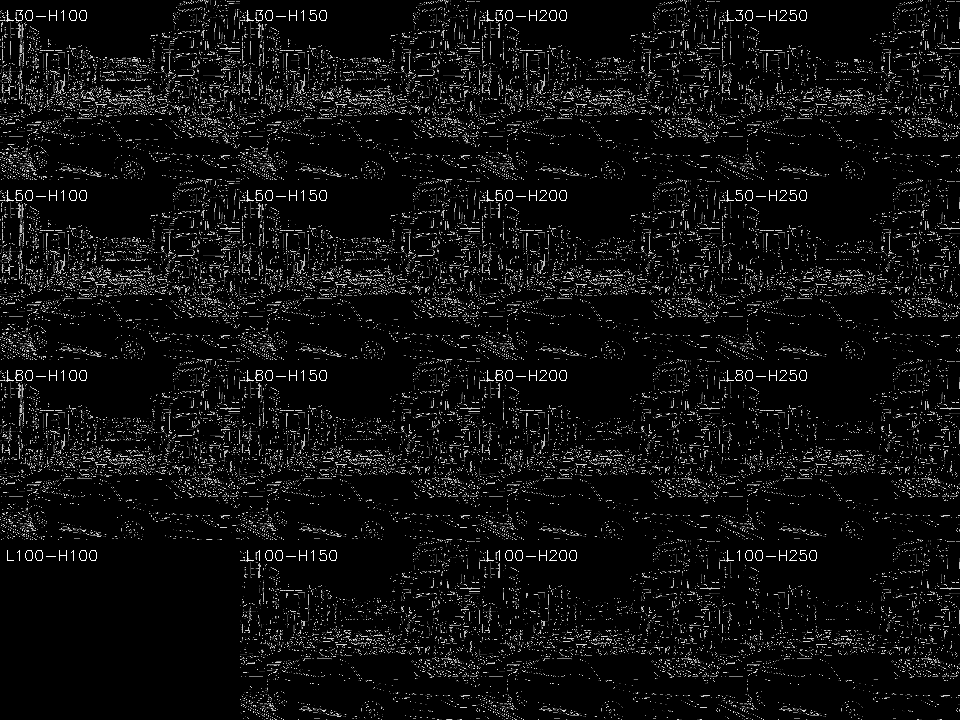
#> input picture VideoSuperResolution/reports/canny_threshold_survey/threshold_survey_grid.png, 960 x 720 px
$ python threshold_survey.py --image ../../reports/canny_threshold_survey/threshold_survey_grid.png
#> lines starting #> are read from the running program, lines starting #| are printed output that depends on the picture
### VideoSuperResolution/src/feature/canny_edge.py
import cv2
import numpy as np


class CannyEdgeDetector:

    def __init__(
        self,
        low_threshold=50,
        high_threshold=150,
        aperture_size=3,
        l2_gradient=False,
        blur_kernel=5
    ):

        self.low_threshold = low_threshold
        self.high_threshold = high_threshold
        self.aperture_size = aperture_size
        self.l2_gradient = l2_gradient
        self.blur_kernel = blur_kernel

    def to_gray(self, img):

        if len(img.shape) == 3:
            return cv2.cvtColor(img, cv2.COLOR_BGR2GRAY)

        return img

    def smooth(self, gray):

        if self.blur_kernel <= 1:
            return gray

        return cv2.GaussianBlur(
            gray,
            (self.blur_kernel, self.blur_kernel),
            0
        )

    def detect(self, img):

        gray = self.to_gray(img)

        gray = self.smooth(gray)

        edges = cv2.Canny(
            gray,
            self.low_threshold,
            self.high_threshold,
            apertureSize=self.aperture_size,
            L2gradient=self.l2_gradient
        )

        return edges

    # [8 lines left out: function overlay, not called in this run]

    def edge_ratio(self, edges):
        """Tỉ lệ pixel biên / tổng số pixel, dùng để khảo sát ngưỡng."""

        return float(np.count_nonzero(edges)) / edges.size

### VideoSuperResolution/src/feature/threshold_survey.py
import os
import csv
import argparse
import cv2
import numpy as np

from .canny_edge import CannyEdgeDetector


# ===========================
# DEFAULT SURVEY GRID
# ===========================

LOW_THRESHOLDS = [30, 50, 80, 100]

HIGH_THRESHOLDS = [100, 150, 200, 250]


def build_grid_image(results, cell_size=(240, 180)):
    """Ghép các ảnh biên (kèm nhãn threshold) thành 1 lưới để so sánh trực quan."""

    w, h = cell_size

    n_rows = len(LOW_THRESHOLDS)
    n_cols = len(HIGH_THRESHOLDS)

    grid = np.zeros((h * n_rows, w * n_cols), dtype=np.uint8)

    for row, low in enumerate(LOW_THRESHOLDS):

        for col, high in enumerate(HIGH_THRESHOLDS):

            edges = results[(low, high)]["edges"]

            cell = cv2.resize(edges, (w, h))

            label = f"L{low}-H{high}"

            cv2.putText(
                cell,
                label,
                (5, 20),
                cv2.FONT_HERSHEY_SIMPLEX,
                0.5,
                255,
                1
            )

            grid[row * h:(row + 1) * h, col * w:(col + 1) * w] = cell

    return grid


def run_survey(
    image_path,
    output_dir,
    blur_kernel=5
):

#> called with output_dir = '../../reports/canny_threshold_survey', blur_kernel = 5
    os.makedirs(output_dir, exist_ok=True)

    img = cv2.imread(image_path)
#> img is the input picture: shape (720, 960, 3); min 0, max 255, mean 15

    if img is None:
        raise FileNotFoundError(f"Cannot read image: {image_path}")

    results = {}

    csv_path = os.path.join(output_dir, "threshold_survey.csv")

    with open(csv_path, "w", newline="") as f:

        writer = csv.writer(f)
        writer.writerow(["low_threshold", "high_threshold", "edge_ratio"])

        for low in LOW_THRESHOLDS:

            for high in HIGH_THRESHOLDS:

                if high <= low:
                    continue

                detector = CannyEdgeDetector(
                    low_threshold=low,
                    high_threshold=high,
                    blur_kernel=blur_kernel
                )

                edges = detector.detect(img)

                ratio = detector.edge_ratio(edges)

                results[(low, high)] = {
                    "edges": edges,
                    "ratio": ratio
                }

                writer.writerow([low, high, f"{ratio:.4f}"])

                print(f"low={low:<4} high={high:<4} edge_ratio={ratio:.4f}")
#> this loop made 4 passes
#> pass 1, in detect, `edges = cv2.Canny( gray, self.low_threshold, self.high_threshold, aper..`:
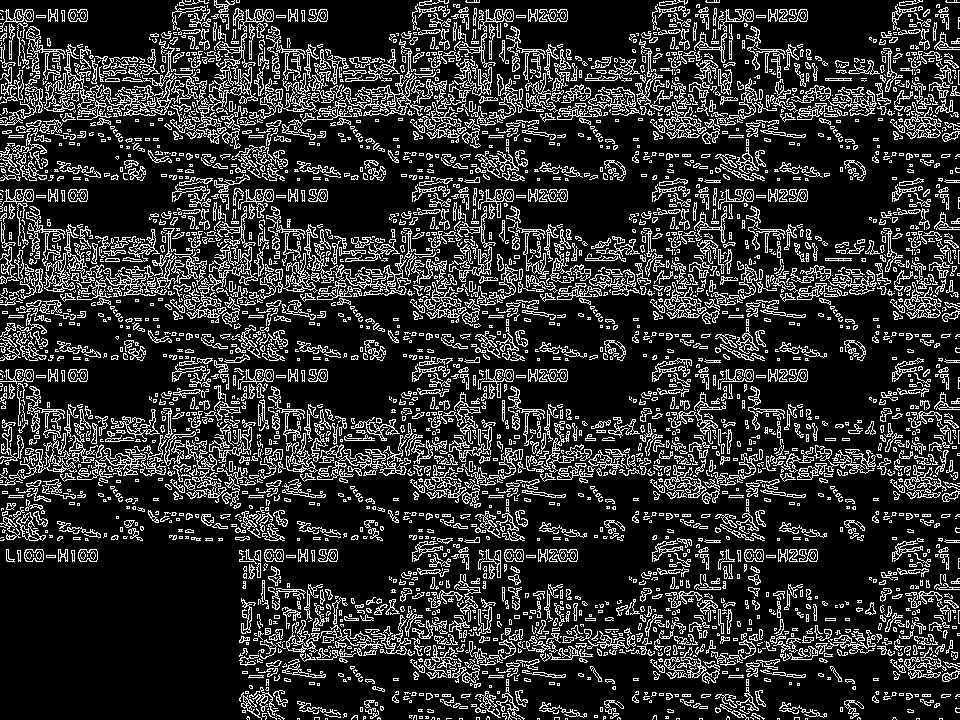
#> edges: shape (720, 960); 18.9% white in thin lines or dots
#> pass 1, in detect (call 2), `edges = cv2.Canny( gray, self.low_threshold, self.high_threshold, aper..`:
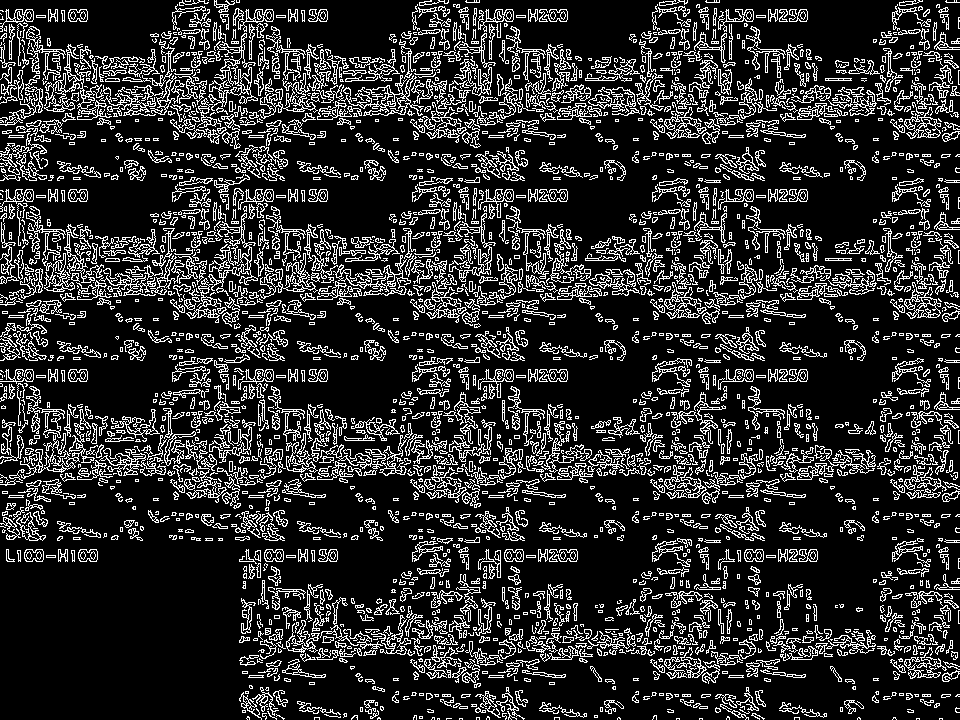
#> edges: shape (720, 960); 17.7% white in thin lines or dots
#> after the loop:
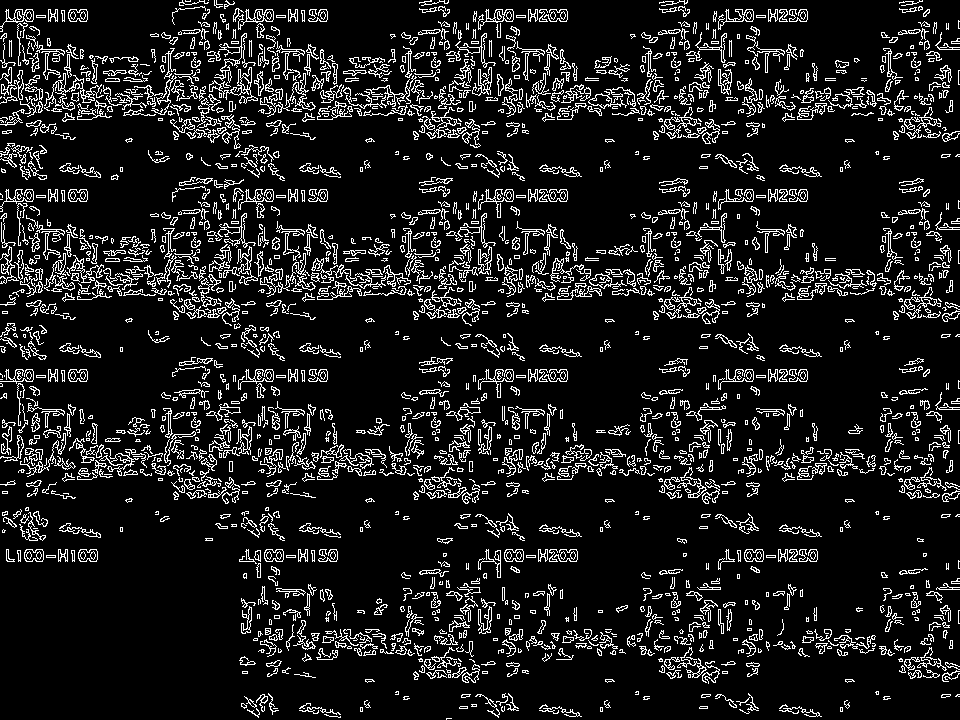
#> edges: shape (720, 960); 11.3% white in thin lines or dots
#> after the loop, results = 15 items

    # Ghép lưới so sánh (bỏ qua các cặp high <= low)
    for low in LOW_THRESHOLDS:
        for high in HIGH_THRESHOLDS:
            if (low, high) not in results:
                results[(low, high)] = {
                    "edges": np.zeros(img.shape[:2], dtype=np.uint8),
                    "ratio": 0.0
                }
#> this loop made 4 passes
#> after the loop, results = 16 items

    grid = build_grid_image(results)
#> after the loop in build_grid_image, `for row, low in enumerate(LOW_THRESHOLDS):`:
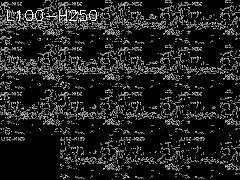
#> cell: shape (180, 240); min 0, max 255, mean 30.8
#> after the loop in build_grid_image, `for row, low in enumerate(LOW_THRESHOLDS):`:
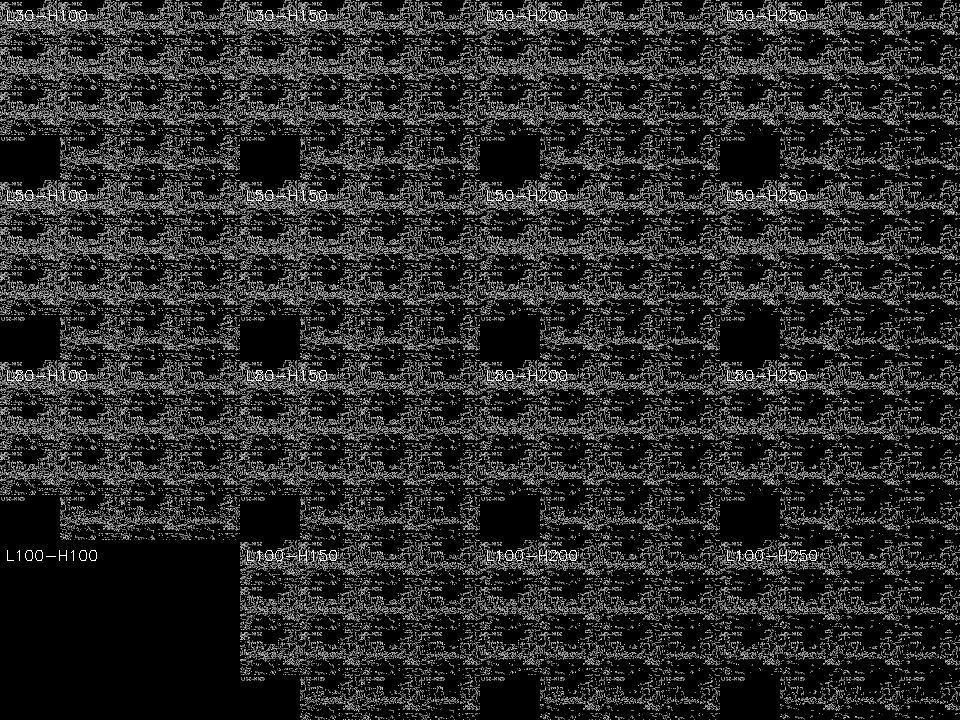
#> grid: shape (720, 960); min 0, max 255, mean 39.1

    grid_path = os.path.join(output_dir, "threshold_survey_grid.png")

    cv2.imwrite(grid_path, grid)

    print(f"\nSaved grid comparison : {grid_path}")
    print(f"Saved CSV results     : {csv_path}")

    return csv_path, grid_path


def parse_args():

    parser = argparse.ArgumentParser(
        description="Khao sat anh huong cua nguong Canny (low/high threshold)"
    )

    parser.add_argument("--image", required=True, help="Duong dan anh mau dung de khao sat")
    parser.add_argument("--output", default="../../reports/canny_threshold_survey")
    parser.add_argument("--blur-kernel", type=int, default=5)

    return parser.parse_args()


def main():

    args = parse_args()

    print("=" * 60)
    print("Canny Threshold Survey")
    print("=" * 60)

    run_survey(
        image_path=args.image,
        output_dir=args.output,
        blur_kernel=args.blur_kernel
    )


if __name__ == "__main__":
    main()
